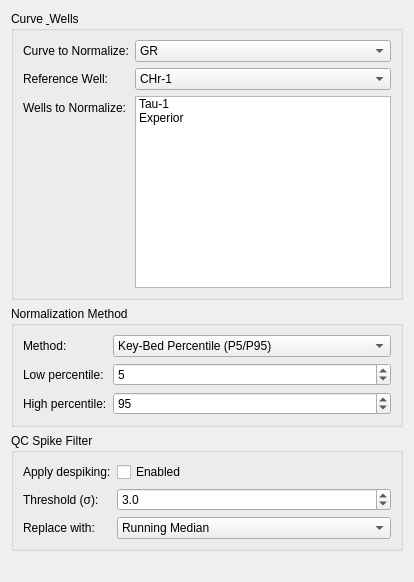
           <widget class="QWidget" name="scrollNormContents">
            <layout class="QVBoxLayout"><property name="spacing"><number>6</number></property>
             <item>
              <widget class="QGroupBox"><property name="title"><string>Curve &amp; Wells</string></property>
               <layout class="QFormLayout">
                <item row="0" column="0"><widget class="QLabel"><property name="text"><string>Curve to Normalize:</string></property></widget></item>
                <item row="0" column="1"><widget class="QComboBox" name="comboNormCurve"><item><property name="text"><string>GR</string></property></item><item><property name="text"><string>RHOB</string></property></item><item><property name="text"><string>NPHI</string></property></item><item><property name="text"><string>DT</string></property></item></widget></item>
                <item row="1" column="0"><widget class="QLabel"><property name="text"><string>Reference Well:</string></property></widget></item>
                <item row="1" column="1"><widget class="QComboBox" name="comboNormRefWell"><item><property name="text"><string>CHr-1</string></property></item><item><property name="text"><string>Tau-1</string></property></item></widget></item>
                <item row="2" column="0"><widget class="QLabel"><property name="text"><string>Wells to Normalize:</string></property></widget></item>
                <item row="2" column="1"><widget class="QListWidget" name="listNormWells"><property name="selectionMode"><enum>QAbstractItemView::MultiSelection</enum></property><item><property name="text"><string>Tau-1</string></property></item><item><property name="text"><string>Experior</string></property></item></widget></item>
               </layout>
              </widget>
             </item>
             <item>
              <widget class="QGroupBox"><property name="title"><string>Normalization Method</string></property>
               <layout class="QFormLayout">
                <item row="0" column="0"><widget class="QLabel"><property name="text"><string>Method:</string></property></widget></item>
                <item row="0" column="1"><widget class="QComboBox" name="comboNormMethod"><item><property name="text"><string>Key-Bed Percentile (P5/P95)</string></property></item><item><property name="text"><string>Mean Shift</string></property></item><item><property name="text"><string>Linear Stretch</string></property></item><item><property name="text"><string>Histogram Matching</string></property></item></widget></item>
                <item row="1" column="0"><widget class="QLabel"><property name="text"><string>Low percentile:</string></property></widget></item>
                <item row="1" column="1"><widget class="QSpinBox" name="spinNormLow"><property name="minimum"><number>1</number></property><property name="maximum"><number>49</number></property><property name="value"><number>5</number></property></widget></item>
                <item row="2" column="0"><widget class="QLabel"><property name="text"><string>High percentile:</string></property></widget></item>
                <item row="2" column="1"><widget class="QSpinBox" name="spinNormHigh"><property name="minimum"><number>51</number></property><property name="maximum"><number>99</number></property><property name="value"><number>95</number></property></widget></item>
               </layout>
              </widget>
             </item>
             <item>
              <widget class="QGroupBox"><property name="title"><string>QC Spike Filter</string></property>
               <layout class="QFormLayout">
                <item row="0" column="0"><widget class="QLabel"><property name="text"><string>Apply despiking:</string></property></widget></item>
                <item row="0" column="1"><widget class="QCheckBox" name="checkNormDespike"><property name="text"><string>Enabled</string></property></widget></item>
                <item row="1" column="0"><widget class="QLabel"><property name="text"><string>Threshold (σ):</string></property></widget></item>
                <item row="1" column="1"><widget class="QDoubleSpinBox" name="spinNormSigma"><property name="decimals"><number>1</number></property><property name="minimum"><double>1.0</double></property><property name="maximum"><double>5.0</double></property><property name="value"><double>3.0</double></property></widget></item>
                <item row="2" column="0"><widget class="QLabel"><property name="text"><string>Replace with:</string></property></widget></item>
                <item row="2" column="1"><widget class="QComboBox" name="comboNormSpikeReplace"><item><property name="text"><string>Running Median</string></property></item><item><property name="text"><string>Linear Interpolation</string></property></item><item><property name="text"><string>Null (NaN)</string></property></item></widget></item>
               </layout>
              </widget>
             </item>
             <item><spacer><property name="orientation"><enum>Qt::Vertical</enum></property><property name="sizeHint" stdset="0"><size><width>20</width><height>20</height></size></property></spacer></item>
            </layout>
           </widget>
